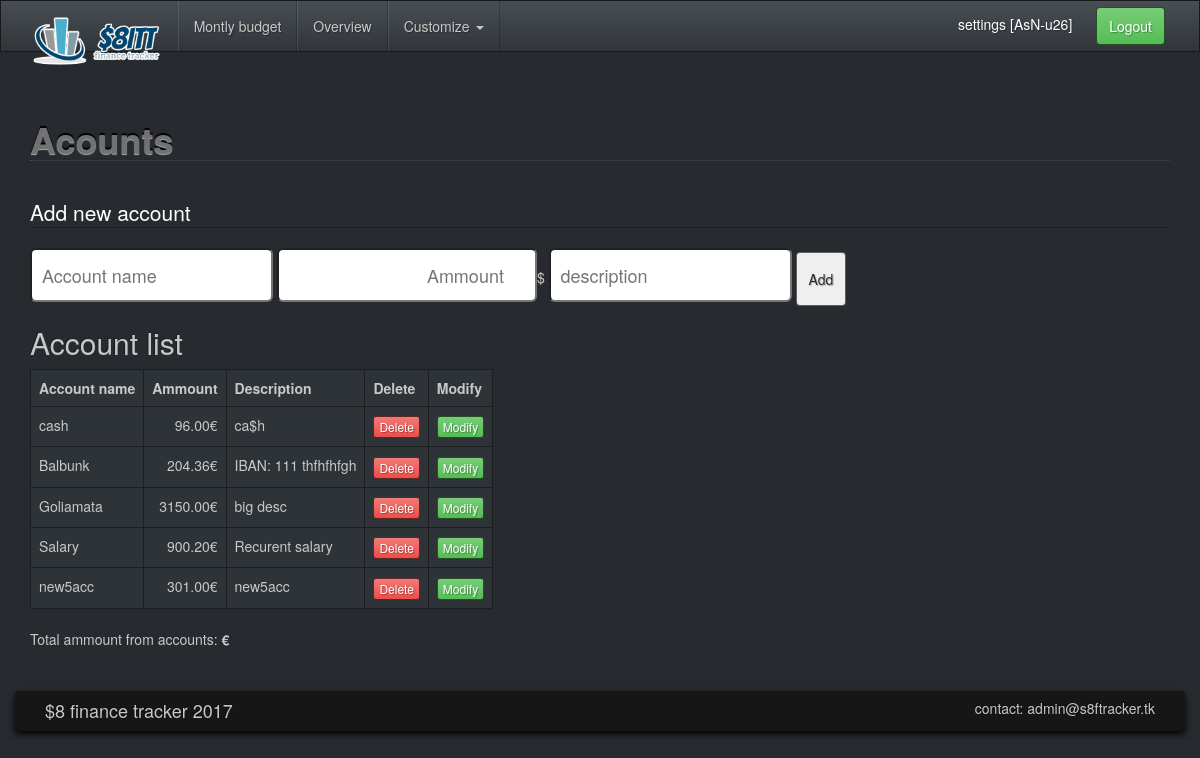
The app's page /view/accounts.php (signed in) with its own data.
### tables this page shows
CREATE TABLE `accounts` (
  `account_id` int(11) NOT NULL,
  `account_name` varchar(45) NOT NULL,
  `ammount` double NOT NULL,
  `owner_id` int(11) NOT NULL,
  `currency` varchar(3) NOT NULL,
  `account_desc` varchar(45) NOT NULL DEFAULT 'IBAN:',
  `last_access` timestamp NULL DEFAULT CURRENT_TIMESTAMP
);

### model/DBManager.php (called while the page is built, shortened)
<?php
class DBManager
{
    private static $instance;
    private $pdo;
    private function __construct(){
        try{
            $this->pdo = new \PDO("mysql:host=".self::DB_IP.";dbname=".self::DB_NAME, self::DB_USER, self::DB_PASS);
            $this->pdo->setAttribute(\PDO::ATTR_ERRMODE, \PDO::ERRMODE_EXCEPTION);
            $this->pdo->query("USE " . self::DB_NAME);
        }
        catch (\PDOException $e){
            echo "PDO Problem. ERR: " . $e->getMessage();
        }
    }
    public static function getInstance(){
        if(self::$instance === null){
            self::$instance = new DBManager();
        }
        return self::$instance;
    }
    public function getConnection(){
        return $this->pdo;
    }
}

### model/dao/AccountDao.php (called while the page is built, shortened)
<?php
class AccountDao
{
    private static $instance;
    private $pdo;
    private function __construct()    {
        $this->pdo = DBManager::getInstance()->getConnection();
    }
    public static function getAInstance(){
        if(self::$instance === null){
            self::$instance = new AccountDao();
        }
        return self::$instance;
    }
    public function getUserAcountsList($uid) {
            $stm = $this->pdo->prepare(self::GET_USER_ACCOUNTS);
            $stm->execute(array($uid));
            $result = $stm->fetchAll(\PDO::FETCH_ASSOC);
            return $result;
    }
}

### controller/get_user_account_list.php (called while the page is built, shortened)
<?php
include_once "../model/dao/AccountDao.php";
include_once "../model/Accounts.php";
$oi = "";
if(isset($_SESSION["user_id"])) {
    $oi = $_SESSION["user_id"];
}
try {
    $result_accounts = AccountDao::getAInstance()->getUserAcountsList($oi);
}
catch(PDOException $e) {
    echo "acc list:: " . $e->getMessage();
}
?>

### view/includes/show_user_accounts_list.incl.php (the view, shortened to what this page needs)
<h2>Account list</h2>
<table class="table table-bordered table_list table-hover" id="whole_table" cellspacing="2" cellpadding="0">
    <tr class="bg_h">
        <th>Account name</th>
        <th>Ammount</th>
        <th>Description</th>
        <th>Delete</th>
        <th>Modify</th>
    </tr>
    <?php
    include "../controller/get_user_account_list.php";
    foreach ($result_accounts as $row) {
        ?>
        <tr class="">
            <td><?php echo $row['account_name']; ?></td>
            <td class="text-right"><?php echo $row['ammount']; ?>&euro;</td>
            <td><?php echo $row['account_desc']; ?></td>
            <td><a href="#" class="btn btn-danger btn-xs" onclick="delete_account(<?php echo $row['account_id']; ?>)">Delete</a></td>
            <td><a data-toggle="modal" data-target="#modal-default" href="#" class="btn btn-success btn-xs" onclick="ajaxRow('modala', '<?= $row['account_id']; ?>')">Modify</a></td>
        </tr>
        <?php
    }
    ?>
</table>
<div id="user-total">
    Total ammount from accounts: <strong><?php include "../controller/get_user_account_totals_ammount.php"?> &euro;</strong>
</div>

### view/css/style.css (style rules this page uses)
html { overflow-y: scroll; }
body { padding-top: 70px }
.text-right { text-align: right; }

### records on screen
accounts: account_name "cash", ammount "96.00", account_desc "ca$h"
accounts: account_name "Balbunk", ammount "204.36", account_desc "IBAN: 111 thfhfhfgh"
accounts: account_name "Goliamata", ammount "3150.00", account_desc "big desc"
accounts: account_name "Salary", ammount "900.20", account_desc "Recurent salary"
accounts: account_name "new5acc", ammount "301.00", account_desc "new5acc"

### other values on screen
$name "AsN-u26"
